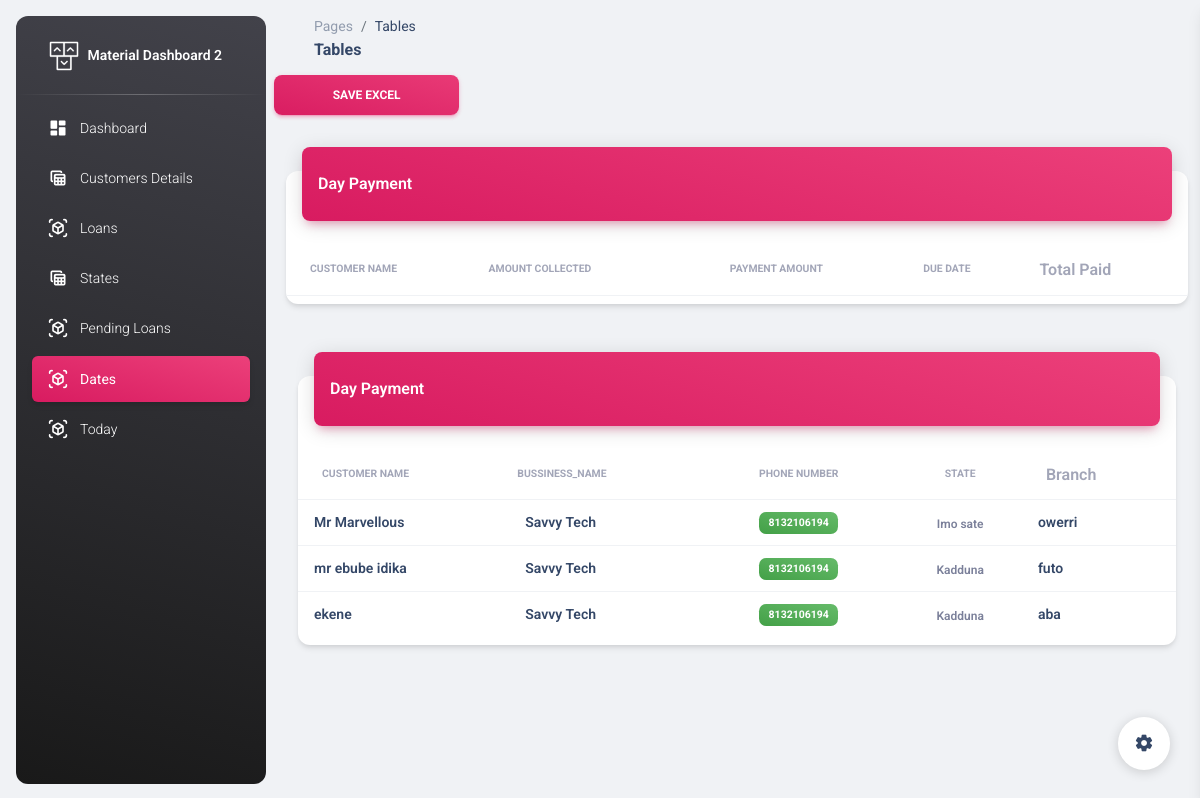
/administration/dates/1/ (signed in), run on the app's committed database.
### administration/models.py (models this page shows, shortened)
class Customers(models.Model):
    name=models.CharField(max_length=100)
    branch=models.ForeignKey(Branch,on_delete=models.PROTECT,null=True,default=None)
    gender=models.CharField(max_length=100, null=True)
    occupation=models.CharField(max_length=100, null=True)
    state=models.CharField(max_length=100, null=True)
    passport=models.ImageField()
    business_name=models.CharField(max_length=100)
    bussiness_address=models.CharField(max_length=100)
    age=models.IntegerField()
    phone_number=models.IntegerField(null=True)
    home_address=models.CharField(max_length=100)
    card_number=models.IntegerField()
    guarantors_name=models.CharField(max_length=100)
    guarantors_phone=models.IntegerField()
    guarantors_address=models.CharField(max_length=100)
    goccupation=models.CharField(max_length=100,null=True)
    gstate=models.CharField(max_length=100,null=True)

class Branch(models.Model):
    name=models.CharField(max_length=100)
    state=models.ForeignKey(State,on_delete=models.CASCADE)
    manager=models.OneToOneField(Manager,on_delete=models.CASCADE,null=True)
    def __str__(self):
        return self.name

### administration/decorator.py (the view, shortened to what this page needs)
        def wrapper(request, *args, **kwargs):
            if request.user.is_authenticated:
                if request.user.groups.filter(name__in=groups).exists():
                    return view_func(request, *args, **kwargs)
            else:
                return redirect('')

### administration/decorator.py (called while the page is built, shortened)
def group_required(groups=[]):
    def decorator(view_func):
        def wrapper(request, *args, **kwargs):
            if request.user.is_authenticated:
                if request.user.groups.filter(name__in=groups).exists():
                    return view_func(request, *args, **kwargs)
            else:
                return redirect('')
        return wrapper
    return decorator

### administration/views.py (called while the page is built)
@login_required
@group_required(["Admin"])
def payment_day_details(request, paymentday_id):
    paymentday = get_object_or_404(PaymentDay, pk=paymentday_id)
    payments = Paid.objects.filter(paymentday=paymentday)
    non_paying = Customers.objects.filter(
        loan__status='active'
    ).exclude(
        loan__paid__paymentday=paymentday
    )
    context = {
        'paymentday': paymentday,
        'payments': payments,
        'non_paying':non_paying
    }
    return render(request, 'administration/payment_day_details.html', context)

### administration/templates/administration/payment_day_details.html (shortened to what this page needs)
<!DOCTYPE html>
<html lang="en">
  {% load static %}
<head>
  <link href="{% static 'administration/assets/css/nucleo-icons.css'%}" rel="stylesheet" />
  <link href="{% static 'administration/assets/css/nucleo-svg.css'%}" rel="stylesheet" />
  <link id="pagestyle" href="{% static 'administration/assets/css/material-dashboard.css'%}" rel="stylesheet" />
</head>
<body class="g-sidenav-show  bg-gray-200">
  <aside class="sidenav navbar navbar-vertical navbar-expand-xs border-0 border-radius-xl my-3 fixed-start ms-3   bg-gradient-dark" id="sidenav-main">
    <div class="sidenav-header">
      <a class="navbar-brand m-0" href=" https://demos.creative-tim.com/material-dashboard/pages/dashboard " target="_blank">
        <img src="{% static 'administration/assets/img/logo-ct.png'%}" class="navbar-brand-img h-100" alt="main_logo">
        <span class="ms-1 font-weight-bold text-white">Material Dashboard 2</span>
      </a>
    </div>
    <hr class="horizontal light mt-0 mb-2">
    <div class="collapse navbar-collapse  w-auto " id="sidenav-collapse-main">
      <ul class="navbar-nav">
        <li class="nav-item">
          <a class="nav-link text-white " href="{% url 'dashboard'%}">
            <div class="text-white text-center me-2 d-flex align-items-center justify-content-center">
              <i class="material-icons opacity-10">dashboard</i>
            </div>
            <span class="nav-link-text ms-1">Dashboard</span>
          </a>
        </li>
        <li class="nav-item">
          <a class="nav-link text-white " href="{% url 'customer_details'%}">
            <div class="text-white text-center me-2 d-flex align-items-center justify-content-center">
              <i class="material-icons opacity-10">table_view</i>
            </div>
            <span class="nav-link-text ms-1">Customers Details</span>
          </a>
        </li>
        <li class="nav-item">
          <a class="nav-link text-white " href="{% url 'loans'%}">
            <div class="text-white text-center me-2 d-flex align-items-center justify-content-center">
              <i class="material-icons opacity-10">view_in_ar</i>
            </div>
            <span class="nav-link-text ms-1">Loans</span>
          </a>
        </li>
        <li class="nav-item">
            <a class="nav-link text-white " href="{% url 'states'%}">
              <div class="text-white text-center me-2 d-flex align-items-center justify-content-center">
                <i class="material-icons opacity-10">table_view</i>
              </div>
              <span class="nav-link-text ms-1">States</span>
            </a>
          </li>
          <li class="nav-item">
            <a class="nav-link text-white " href="{% url 'applied'%}">
              <div class="text-white text-center me-2 d-flex align-items-center justify-content-center">
                <i class="material-icons opacity-10">view_in_ar</i>
              </div>
              <span class="nav-link-text ms-1">Pending Loans </span>
            </a>
          </li>
          <li class="nav-item">
            <a class="nav-link text-white active bg-gradient-primary " href="{% url 'dates'%}">
              <div class="text-white text-center me-2 d-flex align-items-center justify-content-center">
                <i class="material-icons opacity-10">view_in_ar</i>
              </div>
              <span class="nav-link-text ms-1">Dates </span>
            </a>
          </li>
          <li class="nav-item">
            <a class="nav-link text-white  " href="{% url 'today'%}">
              <div class="text-white text-center me-2 d-flex align-items-center justify-content-center">
                <i class="material-icons opacity-10">view_in_ar</i>
              </div>
              <span class="nav-link-text ms-1">Today</span>
            </a>
          </li>
      </ul>
    </div>
  </aside>
  <main class="main-content position-relative max-height-vh-100 h-100 border-radius-lg ">
    <nav class="navbar navbar-main navbar-expand-lg px-0 mx-4 shadow-none border-radius-xl" id="navbarBlur" data-scroll="true">
      <div class="container-fluid py-1 px-3">
        <nav aria-label="breadcrumb">
          <ol class="breadcrumb bg-transparent mb-0 pb-0 pt-1 px-0 me-sm-6 me-5">
            <li class="breadcrumb-item text-sm"><a class="opacity-5 text-dark" href="javascript:;">Pages</a></li>
            <li class="breadcrumb-item text-sm text-dark active" aria-current="page">Tables</li>
          </ol>
          <h6 class="font-weight-bolder mb-0">Tables</h6>
        </nav>
      </div>
    </nav>
    <a href="{% url 'download_payment_day_details' paymentday_id=paymentday.id %}">
      <button class="btn bg-gradient-primary w-20 mb-2" type="button">Save Excel</button>
  </a>
    <div class="container-fluid py-4">
      <div class="row">
        <div class="col-12">
          <div class="card my-4">
            <div class="card-header p-0 position-relative mt-n4 mx-3 z-index-2">
              <div class="bg-gradient-primary shadow-primary border-radius-lg pt-4 pb-3">
                <h6 class="text-white text-capitalize ps-3">Day Payment</h6>
              </div>
            </div>
            <div class="card-body px-0 pb-2">
              <div class="table-responsive p-0">
                <table class="table align-items-center mb-0">
                  <thead>
                    <tr>
                      <th class="text-uppercase text-secondary text-xxs font-weight-bolder opacity-7">Customer Name</th>
                      <th class="text-uppercase text-secondary text-xxs font-weight-bolder opacity-7 ps-2">Amount collected</th>
                      <th class="text-center text-uppercase text-secondary text-xxs font-weight-bolder opacity-7">payment amount</th>
                      <th class="text-center text-uppercase text-secondary text-xxs font-weight-bolder opacity-7">Due Date</th>
                      <th class="text-secondary opacity-7">Total Paid</th>
                    </tr>
                  </thead>
                </table>
              </div>
            </div>
          </div>
        </div>
      </div>
      <div class="container-fluid py-4">
        <div class="row">
          <div class="col-12">
            <div class="card my-4">
              <div class="card-header p-0 position-relative mt-n4 mx-3 z-index-2">
                <div class="bg-gradient-primary shadow-primary border-radius-lg pt-4 pb-3">
                  <h6 class="text-white text-capitalize ps-3">Day Payment</h6>
                </div>
              </div>
              <div class="card-body px-0 pb-2">
                <div class="table-responsive p-0">
                  <table class="table align-items-center mb-0">
                    <thead>
                      <tr>
                        <th class="text-uppercase text-secondary text-xxs font-weight-bolder opacity-7">Customer Name</th>
                        <th class="text-uppercase text-secondary text-xxs font-weight-bolder opacity-7 ps-2">Bussiness_Name</th>
                        <th class="text-center text-uppercase text-secondary text-xxs font-weight-bolder opacity-7">Phone Number</th>
                        <th class="text-center text-uppercase text-secondary text-xxs font-weight-bolder opacity-7">State</th>
                        <th class="text-secondary opacity-7">Branch</th>
                      </tr>
                    </thead>
                    <tbody>
                      {% for payment in non_paying %}
                      <tr>
                        <td>
                          <div class="d-flex px-2 py-1">
                            <div class="d-flex flex-column justify-content-center">
                              <h6 class="mb-0 text-sm">{{ payment.name }}</h6>
                            </div>
                          </div>
                        </td>
                        <td>
                          <div class="d-flex px-2 py-1">
                            <div class="d-flex flex-column justify-content-center">
                              <h6 class="mb-0 text-sm">{{ payment.business_name }}</h6>
                            </div>
                          </div>
                        </td>
                        <td class="align-middle text-center text-sm">
                          <span class="badge badge-sm bg-gradient-success">{{ payment.phone_number }}</span>
                        </td>
                        <td class="align-middle text-center">
                          <span class="text-secondary text-xs font-weight-bold">{{ payment.state }}</span>
                        </td>
                        <td>
                          <div class="d-flex px-2 py-1">
                            <div class="d-flex flex-column justify-content-center">
                              <h6 class="mb-0 text-sm"> {{payment.branch}}</h6>
                            </div>
                          </div>
                        </td>
                      </tr>
                      {% endfor %}
                    </tbody>
                  </table>
                </div>
              </div>
            </div>
          </div>
        </div>
    </div>
  </main>
  <div class="fixed-plugin">
    <a class="fixed-plugin-button text-dark position-fixed px-3 py-2">
      <i class="material-icons py-2">settings</i>
    </a>
  </div>
</body>
</html>

### data on the page
Customers: name "Mr Marvellous", business_name "Savvy Tech", phone_number "8132106194", state "Imo sate", branch "owerri"
Customers: name "mr ebube idika", business_name "Savvy Tech", phone_number "8132106194", state "Kadduna", branch "futo"
Customers: name "ekene", business_name "Savvy Tech", phone_number "8132106194", state "Kadduna", branch "aba"
